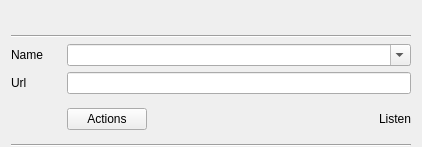
<?xml version="1.0" encoding="UTF-8"?>
<ui version="4.0">
 <class>GUI_Stream</class>
 <widget class="PlayerPluginInterface" name="GUI_Stream">
  <property name="geometry">
   <rect>
    <x>0</x>
    <y>0</y>
    <width>422</width>
    <height>147</height>
   </rect>
  </property>
  <property name="minimumSize">
   <size>
    <width>0</width>
    <height>147</height>
   </size>
  </property>
  <layout class="QGridLayout" name="gridLayout">
   <property name="topMargin">
    <number>5</number>
   </property>
   <property name="bottomMargin">
    <number>0</number>
   </property>
   <property name="verticalSpacing">
    <number>6</number>
   </property>
   <item row="3" column="0">
    <widget class="QLabel" name="label_2">
     <property name="focusPolicy">
      <enum>Qt::StrongFocus</enum>
     </property>
     <property name="text">
      <string>Url</string>
     </property>
    </widget>
   </item>
   <item row="2" column="1" colspan="2">
    <widget class="QComboBox" name="combo_stream">
     <property name="focusPolicy">
      <enum>Qt::ClickFocus</enum>
     </property>
     <property name="toolTip">
      <string>Type name you wanna save the stream as</string>
     </property>
     <property name="editable">
      <bool>true</bool>
     </property>
     <property name="sizeAdjustPolicy">
      <enum>QComboBox::AdjustToMinimumContentsLength</enum>
     </property>
     <property name="minimumContentsLength">
      <number>4</number>
     </property>
    </widget>
   </item>
   <item row="0" column="0" colspan="3">
    <layout class="QHBoxLayout" name="horizontalLayout_2">
     <item>
      <widget class="QLabel" name="lab_title">
       <property name="font">
        <font>
         <pointsize>11</pointsize>
         <weight>75</weight>
         <bold>true</bold>
        </font>
       </property>
       <property name="focusPolicy">
        <enum>Qt::StrongFocus</enum>
       </property>
       <property name="text">
        <string/>
       </property>
      </widget>
     </item>
     <item>
      <widget class="QPushButton" name="btn_close">
       <property name="sizePolicy">
        <sizepolicy hsizetype="MinimumExpanding" vsizetype="MinimumExpanding">
         <horstretch>0</horstretch>
         <verstretch>0</verstretch>
        </sizepolicy>
       </property>
       <property name="minimumSize">
        <size>
         <width>24</width>
         <height>24</height>
        </size>
       </property>
       <property name="maximumSize">
        <size>
         <width>24</width>
         <height>24</height>
        </size>
       </property>
       <property name="focusPolicy">
        <enum>Qt::StrongFocus</enum>
       </property>
       <property name="text">
        <string/>
       </property>
       <property name="iconSize">
        <size>
         <width>16</width>
         <height>16</height>
        </size>
       </property>
       <property name="flat">
        <bool>true</bool>
       </property>
      </widget>
     </item>
    </layout>
   </item>
   <item row="2" column="0">
    <widget class="QLabel" name="label">
     <property name="maximumSize">
      <size>
       <width>50</width>
       <height>16777215</height>
      </size>
     </property>
     <property name="focusPolicy">
      <enum>Qt::StrongFocus</enum>
     </property>
     <property name="text">
      <string>Name</string>
     </property>
    </widget>
   </item>
   <item row="4" column="1" rowspan="2" colspan="2">
    <layout class="QHBoxLayout" name="horizontalLayout">
     <property name="spacing">
      <number>6</number>
     </property>
     <item>
      <widget class="MenuToolButton" name="btn_tool">
       <property name="text">
        <string>Actions</string>
       </property>
      </widget>
     </item>
     <item>
      <spacer name="horizontalSpacer">
       <property name="focusPolicy">
        <enum>Qt::StrongFocus</enum>
       </property>
       <property name="orientation">
        <enum>Qt::Horizontal</enum>
       </property>
       <property name="sizeHint" stdset="0">
        <size>
         <width>40</width>
         <height>20</height>
        </size>
       </property>
      </spacer>
     </item>
     <item>
      <widget class="QPushButton" name="btn_play">
       <property name="focusPolicy">
        <enum>Qt::StrongFocus</enum>
       </property>
       <property name="toolTip">
        <string>Start stream</string>
       </property>
       <property name="text">
        <string/>
       </property>
       <property name="icon">
        <iconset resource="../../Resources/Icons.qrc">
         <normaloff>:/Icons/play.svg.png</normaloff>:/Icons/play.svg.png</iconset>
       </property>
       <property name="iconSize">
        <size>
         <width>18</width>
         <height>18</height>
        </size>
       </property>
       <property name="flat">
        <bool>true</bool>
       </property>
      </widget>
     </item>
     <item>
      <widget class="QLabel" name="lab_listen">
       <property name="text">
        <string>Listen</string>
       </property>
      </widget>
     </item>
    </layout>
   </item>
   <item row="3" column="1" colspan="2">
    <widget class="QLineEdit" name="le_url">
     <property name="focusPolicy">
      <enum>Qt::ClickFocus</enum>
     </property>
     <property name="toolTip">
      <string>Enter stream url</string>
     </property>
    </widget>
   </item>
   <item row="6" column="0" colspan="3">
    <widget class="Line" name="line">
     <property name="focusPolicy">
      <enum>Qt::StrongFocus</enum>
     </property>
     <property name="orientation">
      <enum>Qt::Horizontal</enum>
     </property>
    </widget>
   </item>
   <item row="1" column="0" colspan="3">
    <widget class="Line" name="line_2">
     <property name="orientation">
      <enum>Qt::Horizontal</enum>
     </property>
    </widget>
   </item>
  </layout>
 </widget>
 <customwidgets>
  <customwidget>
   <class>MenuToolButton</class>
   <extends>QPushButton</extends>
   <header location="global">GUI/Helper/MenuTool/MenuTool.h</header>
  </customwidget>
  <customwidget>
   <class>PlayerPluginInterface</class>
   <extends>QWidget</extends>
   <header>Interfaces/PlayerPlugin/PlayerPlugin.h</header>
   <container>1</container>
  </customwidget>
 </customwidgets>
 <resources>
  <include location="../../Resources/Icons.qrc"/>
 </resources>
 <connections>
  <connection>
   <sender>btn_close</sender>
   <signal>clicked()</signal>
   <receiver>GUI_Stream</receiver>
   <slot>close()</slot>
   <hints>
    <hint type="sourcelabel">
     <x>369</x>
     <y>29</y>
    </hint>
    <hint type="destinationlabel">
     <x>194</x>
     <y>79</y>
    </hint>
   </hints>
  </connection>
 </connections>
</ui>
